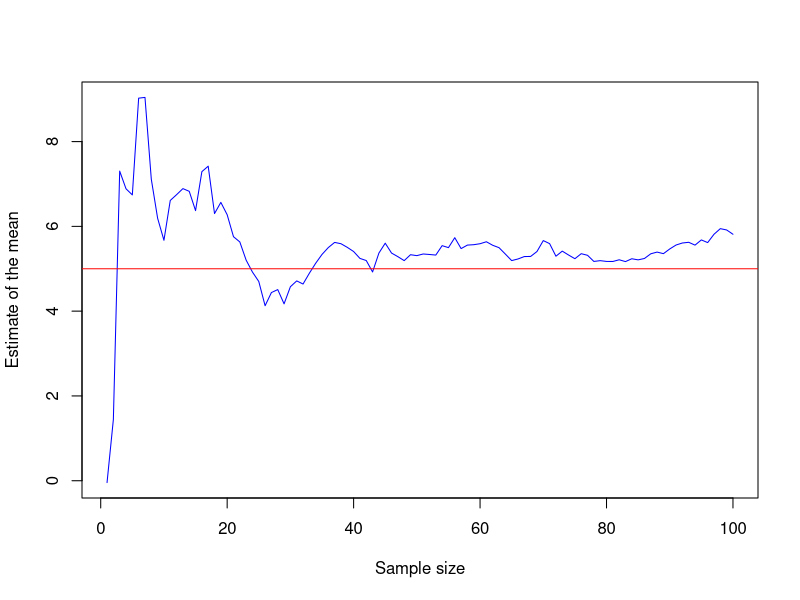
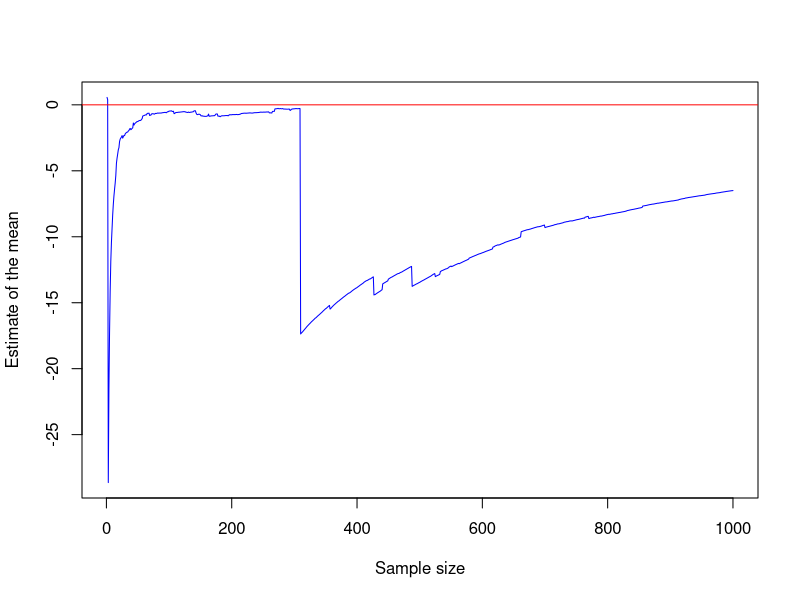

Recreate these plots in R, in order.
## ---- chunk 1

set.seed(123)

## ---- chunk 2

# Set seed for reproducibility
set.seed(123)

# Define parameters
mu <- 5
sigma <- 9
n <- 100

# Generate data
x <- rnorm(n, mean = mu, sd = sigma)

# Compute estimates of the mean with the first 1, ..., n draws
estimates <- cumsum(x) / seq_along(x)

# Plot estimates
plot(estimates, type = "l", col = "blue", xlab = "Sample size", ylab = "Estimate of the mean")

# Add true mean as a horizontal line
abline(h = mu, col = "red")


## ---- chunk 3

# set seed
set.seed(123)

# Define parameters
mu <- 0
sigma <- 1
n <- 1000

# Generate two random samples from a standard normal distribution
x <- rnorm(n, mean = mu, sd = sigma)
y <- rnorm(n, mean = mu, sd = sigma)

# Convert the standard normal samples to a Cauchy distribution with scale one
z <- x / y

# Compute estimates of the mean with the first 1, ..., n draws
estimates <- cumsum(z) / seq_along(z)

# Plot estimates
plot(estimates, type = "l", col = "blue", xlab = "Sample size", ylab = "Estimate of the mean")

# Add true mean as a horizontal line
abline(h = mu, col = "red")

## ---- chunk 4

# Question 3

simulate_data <- function(n, k, alpha, beta, sigma) {
  X <- matrix(rnorm(n * k, mean = 0, sd = 1), n, k)
  epsilon <- rnorm(n, mean = 0, sd = sigma)
  y <- alpha + X %*% beta + epsilon
  return(list(X = X, y = y))
}




